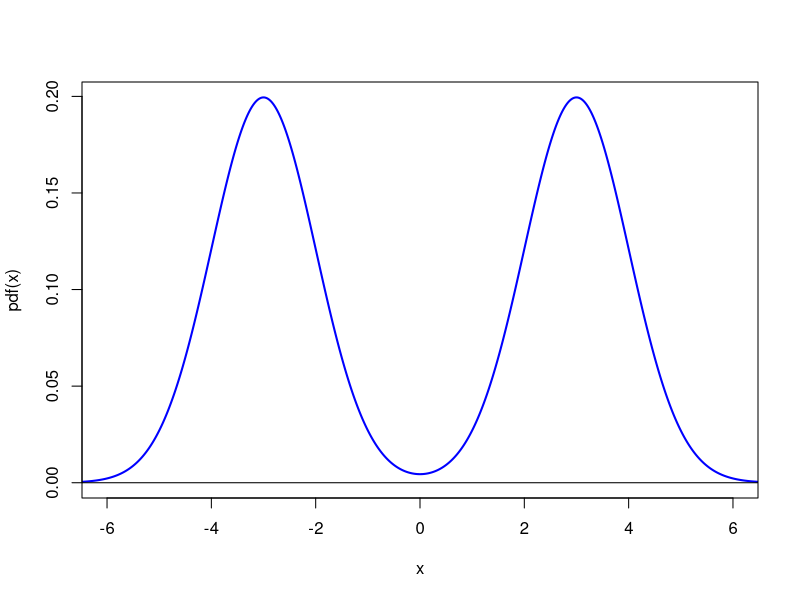
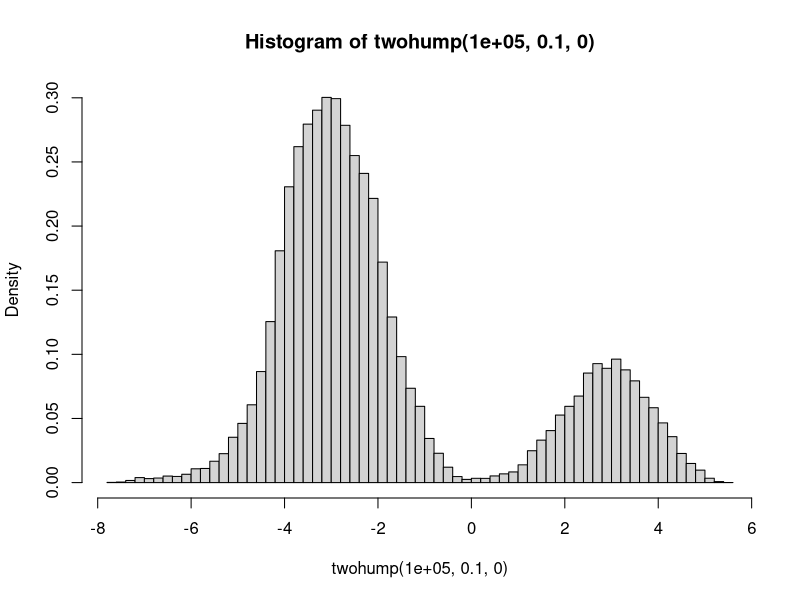
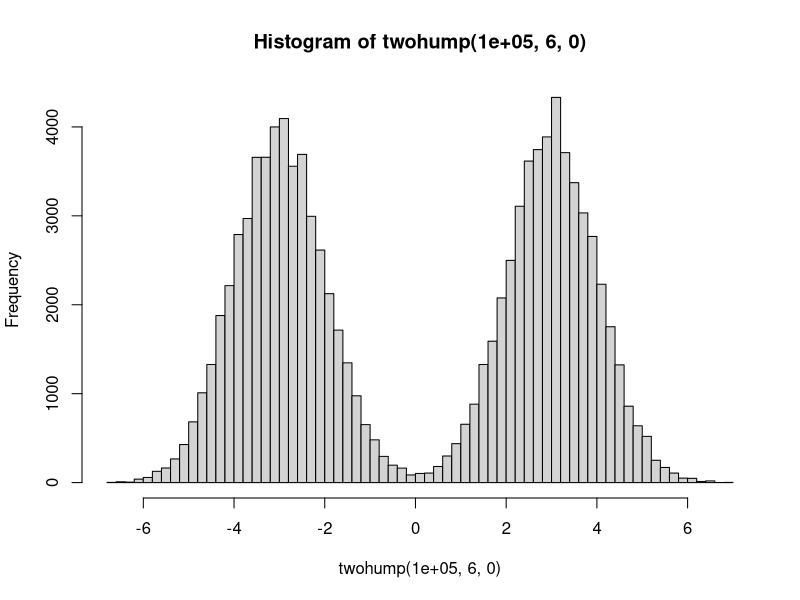
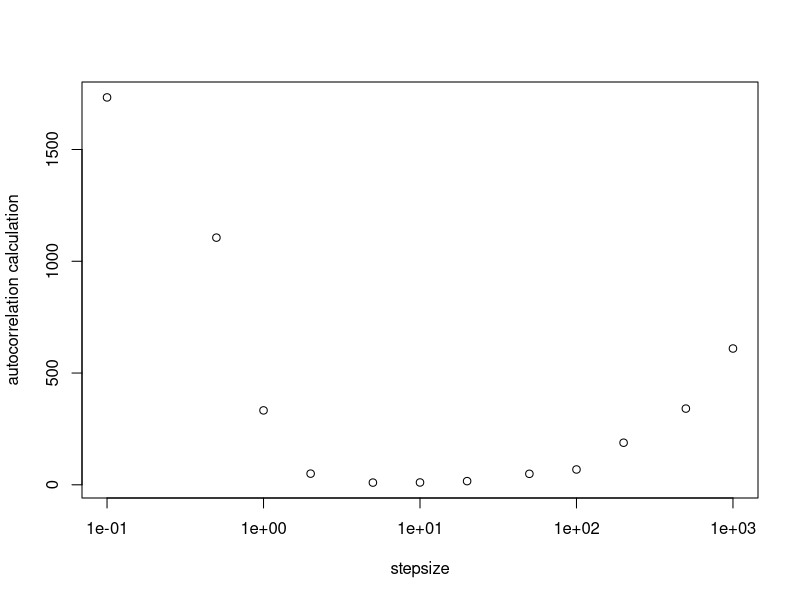
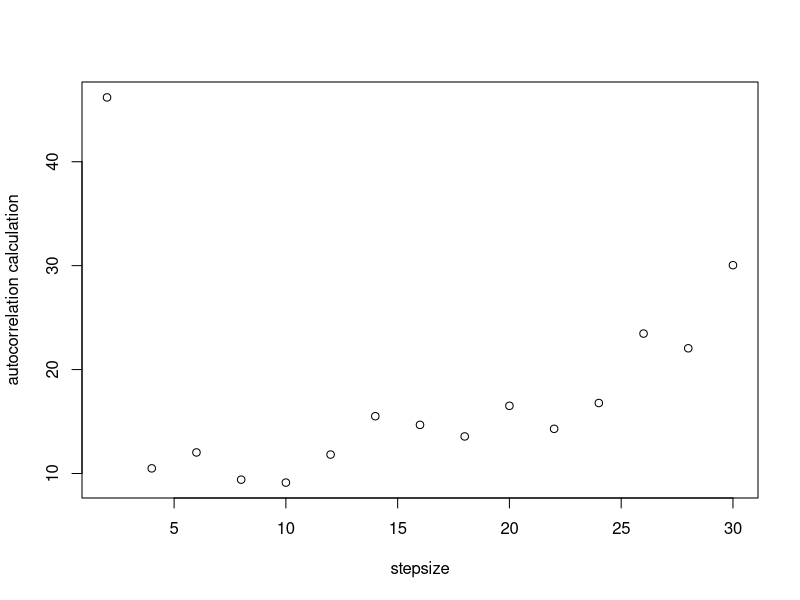

Here is the R script that generated these plots, in order:
## ---- chunk 1
P <- matrix(c(0.97, 0.02, 0.01, 0.3, 0.5, 0.2, 0, 0, 1), 3, 3, byrow = TRUE)
## ---- chunk 2
matrixpow <- function(M, n) {
  if (n == 1) return(M)
  else return(M %*% matrixpow(M, n - 1))
}
## ---- chunk 3
P11 <- matrixpow(P, 11)
P11[1, 1] + P11[1, 2]
P50 <- matrixpow(P, 50)
P50[1, 1] + P50[1, 2]
## ---- chunk 4
lambda <- 4.5

acceptup   <- function(x, lambda) lambda / (x + 1)
acceptdown <- function(x, lambda) x / lambda
initial <- round(lambda)

n <- 1e6
MRW <- rep(0, n)
MRW[1] <- initial

for (i in 1:(n - 1)) {
  if (runif(1) < 0.5) {
    # up proposal
    if (runif(1) < acceptup(MRW[i], lambda)) MRW[i + 1] <- MRW[i] + 1
    else                                     MRW[i + 1] <- MRW[i]
  } else {
    # down proposal
    if (runif(1) < acceptdown(MRW[i], lambda)) MRW[i + 1] <- MRW[i] - 1
    else                                       MRW[i + 1] <- MRW[i]
  }
}
## ---- chunk 5
observed <- table(MRW)[1:11] / n
expected <- dpois(0:10, lambda)
round(rbind(observed, expected), 4)
## ---- chunk 6
mean(MRW * (MRW - 1))
## ---- chunk 7
pdf <- function(x) 0.5 * dnorm(x, -3, 1) + 0.5 * dnorm(x, 3, 1)
curve(pdf, from = -7, to = 7, xlim = c(-6, 6), n = 1001, col = "blue", lwd = 2)
abline(h = 0)
## ---- chunk 8
twohump <- function(n, stepsize, initial) {
  MC <- rep(0, n)
  MC[1] <- initial
  for (i in 1:(n - 1)) {
    prop <- MC[i] + rnorm(1, 0, stepsize)
    if (runif(1) < pdf(prop) / pdf(MC[i])) MC[i + 1] <- prop
    else MC[i + 1] <- MC[i]
  }
  return(MC)
}
## ---- chunk 9
set.seed(6)
hist(twohump(1e5, 0.1, 0), breaks = 50, probability = TRUE)
## ---- chunk 10
hist(twohump(1e5, 6, 0), breaks = 50)
## ---- chunk 11
trials <- c(0.1, 0.5, 1, 2, 5, 10, 20, 50, 100, 200, 500, 1000)
results <- rep(0,12)
for (i in 1:12) {
  MC <- twohump(1e5, trials[i], 0)
  results[i] <- 1 + 2 * sum(acf(MC, lag.max = 1000, plot = FALSE)$acf)
}
plot(trials, results, xlab = "stepsize", ylab = "autocorrelation calculation", log = "x")
## ---- chunk 12
trials <- 2*(1:15)
results <- rep(0,15)
for (i in 1:15) {
  MC <- twohump(1e5, trials[i], 0)
  results[i] <- 1 + 2 * sum(acf(MC, lag.max = 1000, plot = FALSE)$acf)
}
plot(trials, results, xlab = "stepsize", ylab = "autocorrelation calculation")
## ---- chunk 13
mean(twohump(1e6, 6, 0))
